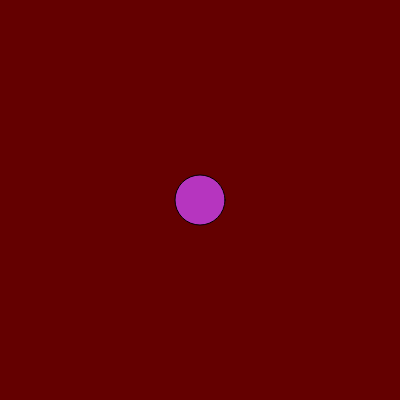
Frame 1 (no input)
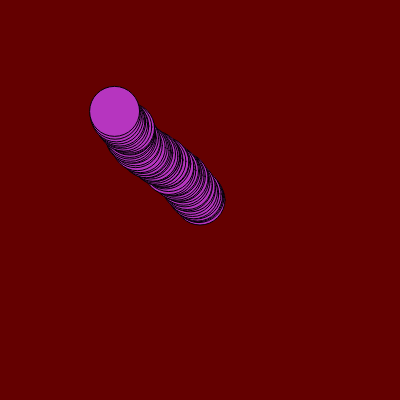
Frame 60 (no input)
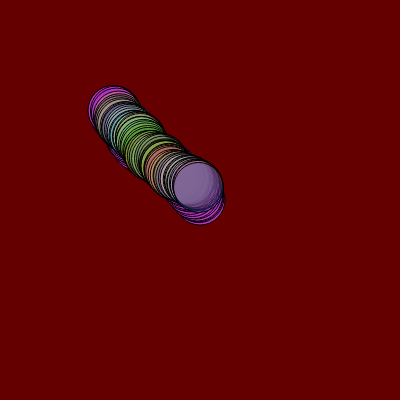
Frame 120 (the mouse pressed at the canvas centre since frame 60)

The p5.js sketch that drew these frames (run headless with seeded random() and noise() and a simulated clock; from frame 60 on, the mouse is pressed at the canvas centre):

// p5.js sketch
// ── sketch.js
let cor;
let posicaoHorizontal; //x
let posicaoVertical; //y


function setup() {
    createCanvas(400, 400);
    background(color(100, 0, 0));
    cor = color(random(0, 255), random(0, 255), random(0,255));
posicaoHorizontal = 200;
  posicaoVertical = 200;
    }
    
function draw() {
fill(cor)
  circle(posicaoHorizontal, posicaoVertical, 50);
  
  if(mouseX < posicaoHorizontal) posicaoHorizontal = posicaoHorizontal -=random(0, 3);
  if(mouseX > posicaoHorizontal) posicaoHorizontal = posicaoHorizontal += random(0, 3);
  
  if(mouseY < posicaoVertical) posicaoVertical = posicaoVertical -= (random(0, 3))
  if(mouseY > posicaoVertical) posicaoVertical = posicaoVertical += random(0, 3);
  
  if(mouseIsPressed)
     cor = color(random(0, 255), random(0, 255), random(0,255), random(0, 100));
}
